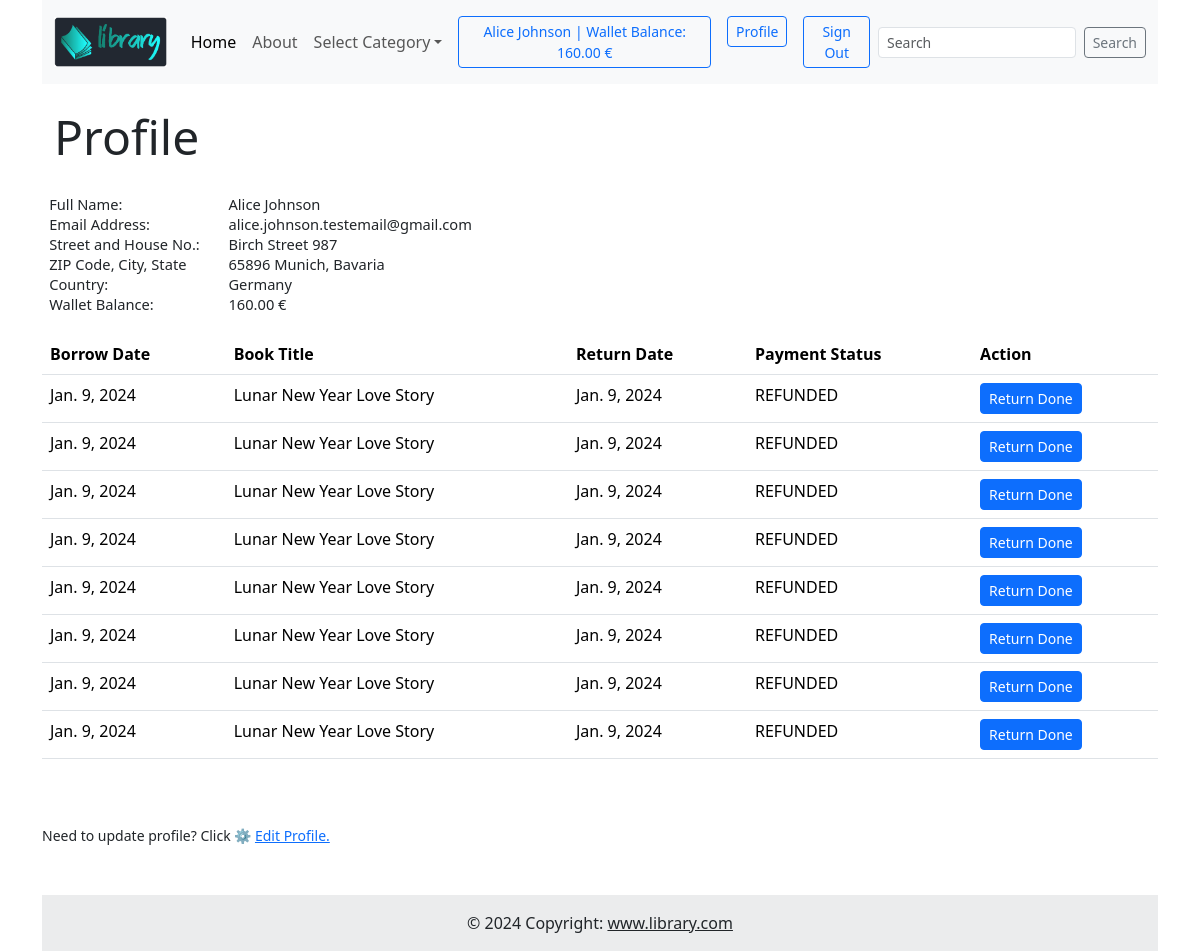
Page /user/profile/ (signed in) on the earlier database version.
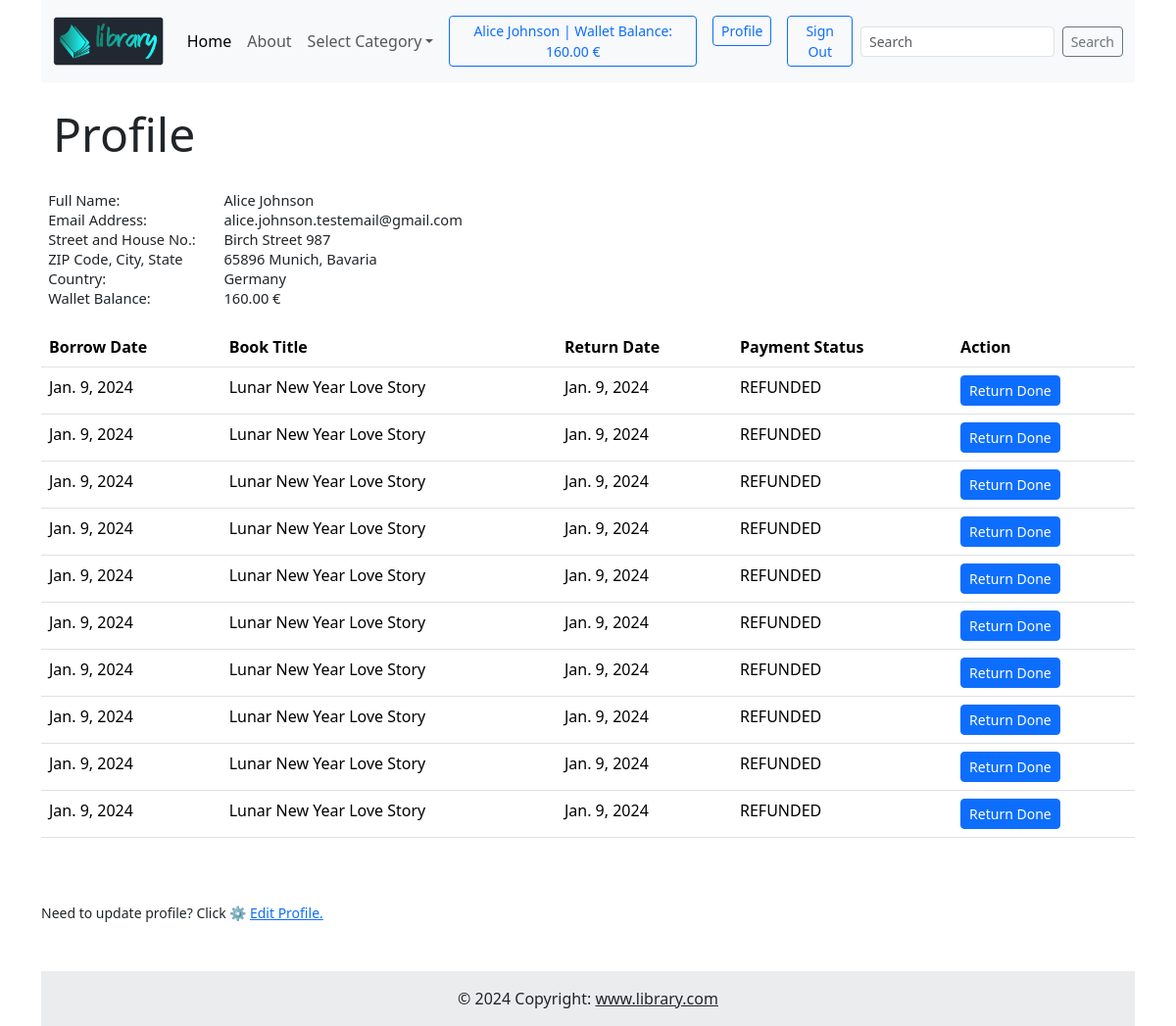
Same page on the later database version.
### user_app/models.py (models this page shows, shortened)
class UserProfile(models.Model):
    user = models.OneToOneField(User, on_delete=models.CASCADE)
    user_address = models.ForeignKey(UserAddress, on_delete=models.CASCADE)
    wallet_balance = models.DecimalField(max_digits=8, decimal_places=2, default=0)

class UserAddress(models.Model):
    user = models.OneToOneField(User, on_delete=models.CASCADE)
    road_and_house = models.CharField(max_length=500)
    zip_code = models.IntegerField()
    city = models.CharField(max_length=50)
    state = models.CharField(max_length=50)
    country = models.CharField(max_length=50)

### borrow_app/models.py (models this page shows, shortened)
class Borrow(models.Model):
    user_profile = models.ForeignKey(UserProfile, on_delete=models.CASCADE)
    book = models.ForeignKey(Book, on_delete=models.CASCADE)
    borrowing_date = models.DateField(auto_now_add=True)
    return_date = models.DateField(null=True, blank=True)
    payment_status = models.CharField(max_length=20, choices=PAYMENT_STATUS_CHOICES, default='PAID')
    slug = models.SlugField(max_length=100, unique=True, blank=True, null=True)

### book_app/models.py (models this page shows, shortened)
class Book(models.Model):
    title = models.CharField(max_length=100)
    author = models.CharField(max_length=50)
    category = models.ForeignKey(Category, on_delete=models.CASCADE)
    isbn = models.CharField(max_length=25)
    publisher = models.CharField(max_length=50)
    image = models.ImageField(upload_to='borrow_app/media/uploads/', blank=True, null=True)
    description = models.TextField(max_length=5000)
    reviews = models.ForeignKey(StarRating, on_delete=models.SET_NULL, null=True, blank=True)
    borrowing_price = models.DecimalField(max_digits=10, decimal_places=2)
    available_stock = models.PositiveIntegerField(default=0)
    slug = models.SlugField(max_length=100, unique=True, blank=True, null=True)

### user_app/views.py (the view)
# urls.py: path('user/profile/',           Profile_View.as_view(),         name='profile'),
class Profile_View(LoginRequiredMixin, View):
    def get(self, request, *args, **kwargs):
        user_borrows = Borrow.objects.filter(user_profile=self.request.user.userprofile).order_by('-id')
        context = {
            'user': request.user,
            'user_address': request.user.useraddress,
            'user_profile': request.user.userprofile,
            'user_borrows': user_borrows,
        }
        return render(request, 'user_app/user_profile.html', context)

### user_app/templates/user_app/user_profile.html
{% extends 'core/base.html' %}
{% block page_heading %} <div class="container"><h1 class="display-5">Profile</h1></div> {% endblock %}
{% block page_content %}
	<p style='margin: 0cm;font-size:11.0pt;font-family:"Calibri",sans-serif;line-height:normal;'><span style='font-family:"Segoe UI",sans-serif;'>&nbsp;</span></p>
	<table style="border-collapse:collapse;border:none;">
		<tbody>
		<tr>
			<td style="width: 134.45pt;padding: 0cm 5.4pt;vertical-align: top;"><p style='margin: 0cm;font-size:11.0pt;font-family:"Calibri",sans-serif;line-height:normal;'><span style='font-family:"Segoe UI",sans-serif;'>Full Name:</span></p></td>
			<td style="width: 205.5pt;padding: 0cm 5.4pt;vertical-align: top;"><p style='margin: 0cm;font-size:11.0pt;font-family:"Calibri",sans-serif;line-height:normal;'><span style='font-family:"Segoe UI",sans-serif;'>{{ user.first_name }} {{ user.last_name }}</span></p></td>
		</tr>
		<tr>
			<td style="width: 134.45pt;padding: 0cm 5.4pt;vertical-align: top;"><p style='margin: 0cm;font-size:11.0pt;font-family:"Calibri",sans-serif;line-height:normal;'><span style='font-family:"Segoe UI",sans-serif;'>Email Address:</span></p></td>
			<td style="width: 205.5pt;padding: 0cm 5.4pt;vertical-align: top;"><p style='margin: 0cm;font-size:11.0pt;font-family:"Calibri",sans-serif;line-height:normal;'><span style='font-family:"Segoe UI",sans-serif;'>{{ user.email }}</span></p></td>
		</tr>
		<tr>
			<td style="width: 134.45pt;padding: 0cm 5.4pt;vertical-align: top;"><p style='margin: 0cm;font-size:11.0pt;font-family:"Calibri",sans-serif;line-height:normal;'><span style='font-family:"Segoe UI",sans-serif;'>Street and House No.:</span></p></td>
			<td style="width: 205.5pt;padding: 0cm 5.4pt;vertical-align: top;"><p style='margin: 0cm;font-size:11.0pt;font-family:"Calibri",sans-serif;line-height:normal;'><span style='font-family:"Segoe UI",sans-serif;'>{{ user_address.road_and_house }}</span></p></td>
		</tr>
		<tr>
			<td style="width: 134.45pt;padding: 0cm 5.4pt;vertical-align: top;"><p style='margin: 0cm;font-size:11.0pt;font-family:"Calibri",sans-serif;line-height:normal;'><span style='font-family:"Segoe UI",sans-serif;'>ZIP Code, City, State</span></p></td>
			<td style="width: 205.5pt;padding: 0cm 5.4pt;vertical-align: top;"><p style='margin: 0cm;font-size:11.0pt;font-family:"Calibri",sans-serif;line-height:normal;'><span style='font-family:"Segoe UI",sans-serif;'>{{ user_address.zip_code }} {{ user_address.city }}, {{ user_address.state }}</span></p></td>
		</tr>
		<tr>
			<td style="width: 134.45pt;padding: 0cm 5.4pt;vertical-align: top;"><p style='margin: 0cm;font-size:11.0pt;font-family:"Calibri",sans-serif;line-height:normal;'><span style='font-family:"Segoe UI",sans-serif;'>Country:</span></p></td>
			<td style="width: 205.5pt;padding: 0cm 5.4pt;vertical-align: top;"><p style='margin: 0cm;font-size:11.0pt;font-family:"Calibri",sans-serif;line-height:normal;'><span style='font-family:"Segoe UI",sans-serif;'>{{ user_address.country }}</span></p></td>
		</tr>
		<tr>
			<td style="width: 134.45pt;padding: 0cm 5.4pt;vertical-align: top;"><p style='margin: 0cm;font-size:11.0pt;font-family:"Calibri",sans-serif;line-height:normal;'><span style='font-family:"Segoe UI",sans-serif;'>Wallet Balance:</span></p></td>
			<td style="width: 205.5pt;padding: 0cm 5.4pt;vertical-align: top;"><p style='margin: 0cm;font-size:11.0pt;font-family:"Calibri",sans-serif;line-height:normal;'><span style='font-family:"Segoe UI",sans-serif;'>{{ user_profile.wallet_balance }} €</span></p></td>
		</tr>
		</tbody>
	</table>
	<p style='margin: 0cm;font-size:11.0pt;font-family:"Calibri",sans-serif;line-height:normal;'><span style='font-family:"Segoe UI",sans-serif;'>&nbsp;</span></p>
	<table class="table">
		<thead>
		<tr>
			<th scope="col">Borrow Date</th>
			<th scope="col">Book Title</th>
			<th scope="col">Return Date</th>
			<th scope="col">Payment Status</th>
			<th scope="col">Action</th>
		</tr>
		</thead>
		<tbody>
		{% for borrow in user_borrows %}
			<tr>
				<td>{{ borrow.borrowing_date }}</td>
				<td>{{ borrow.book.title }}</td>
				<td>{{ borrow.return_date }}</td>
				<td>{{ borrow.payment_status }}</td>
				{% if not borrow.return_date %}
					<td><a href="{% url 'borrow_app:return_book' borrow_slug=borrow.slug %}"><button type="button" class="btn btn-primary btn-sm">Return Book</button></a></td>
				{% else %}
					<td><button type="button" class="btn btn-primary btn-sm">Return Done</button></td>
				{% endif %}
			</tr>
		{% endfor %}
		</tbody>
	</table>
	<br><br>
	<small>Need to update profile? Click ⚙️ <a href="{% url 'profile_edit' %}">Edit Profile.</a></small><br>
{% endblock %}

### core/templates/core/base.html (shortened to what this page needs)
<!DOCTYPE html>
<html lang="en">
<head>
	<link href="https://cdn.jsdelivr.net/npm/bootstrap@5.3.2/dist/css/bootstrap.min.css"
		  rel="stylesheet"
>
	<link rel="stylesheet" href="../../static/core/css/style.css">
</head>
<body>
<div class="container">
	{% include 'core/navbar.html' %}
	<br>
	{% block page_heading %}{% endblock %}
	{% block page_content %}{% endblock %}
	<br><br>
	{% include 'core/footer.html' %}
</div>
</body>
</html>

### core/templates/core/navbar.html (shortened to what this page needs)
{% load static %}
<nav class="navbar navbar-expand-lg bg-body-tertiary">
	<div class="container-fluid">
		<a class="navbar-brand" href="{% url 'home' %}"><img src="{% static 'core/images/library_logo.png' %}" alt="Brand Logo" height="50"></a>
		<div class="collapse navbar-collapse" id="navbarSupportedContent">
			<ul class="navbar-nav me-auto mb-2 mb-lg-0">
				<li class="nav-item"><a class="nav-link active" aria-current="page" href="{% url 'home' %}">Home</a></li>
				<li class="nav-item"><a class="nav-link" href="{% url 'about' %}">About</a></li>
				<li class="nav-item dropdown">
					<a class="nav-link dropdown-toggle" href="#" role="button" data-bs-toggle="dropdown" aria-expanded="false">Select Category</a>
				</li>
			</ul>
			<ul class="navbar-nav ms-auto mb-2 mb-lg-0">
				{% if user.is_authenticated %}
					<li class="nav-item"><a class="nav-link" href="{% url 'recharge_wallet' %}"><button type="button" class="btn btn-outline-primary btn-sm">{{ user.first_name }} {{ user.last_name }} | Wallet Balance: {{ user.userprofile.wallet_balance }} €</button></a></li>
					<li class="nav-item"><a class="nav-link" href="{% url 'profile' %}"><button type="button" class="btn btn-outline-primary btn-sm">Profile</button></a></li>
					<li class="nav-item"><a class="nav-link" href="{% url 'signout' %}"><button type="button" class="btn btn-outline-primary btn-sm">Sign Out</button></a></li>
				{% endif %}
			</ul>
			<form class="d-flex" role="search">
				<input class="form-control form-control-sm me-2" type="search" placeholder="Search" aria-label="Search">
				<button class="btn btn-outline-secondary btn-sm" type="submit">Search</button>
			</form>
		</div>
	</div>
</nav>

### core/templates/core/footer.html
<footer class="bg-body-tertiary text-center text-lg-start">
	<div class="text-center p-3" style="background-color: rgba(0, 0, 0, 0.05);">
		© 2024 Copyright:
		<a class="text-body" href="{% url 'home' %}">www.library.com</a>
	</div>
</footer>

Differences in the rows shown:
added Borrow: borrowing_date "Jan. 9, 2024", book "Lunar New Year Love Story", return_date "Jan. 9, 2024", payment_status "REFUNDED", shows "Return Done"
added Borrow: borrowing_date "Jan. 9, 2024", book "Lunar New Year Love Story", return_date "Jan. 9, 2024", payment_status "REFUNDED", shows "Return Done"
